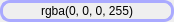
<?xml version="1.0" encoding="UTF-8"?>
<ui version="4.0">
 <class>FreeRotateBorderColor</class>
 <widget class="QWidget" name="FreeRotateBorderColor">
  <property name="geometry">
   <rect>
    <x>0</x>
    <y>0</y>
    <width>174</width>
    <height>22</height>
   </rect>
  </property>
  <property name="windowTitle">
   <string>Form</string>
  </property>
  <property name="styleSheet">
   <string notr="true">#FreeRotateBorderColor {
	border: 3px solid rgb(170, 170, 255);
	border-radius: 10px;
}

#pushButton {
	border-radius: 7px;
}

#pushButton:hover {
	background-color: rgb(64, 64, 64);
}</string>
  </property>
  <layout class="QVBoxLayout" name="verticalLayout">
   <property name="spacing">
    <number>0</number>
   </property>
   <property name="leftMargin">
    <number>3</number>
   </property>
   <property name="topMargin">
    <number>3</number>
   </property>
   <property name="rightMargin">
    <number>3</number>
   </property>
   <property name="bottomMargin">
    <number>3</number>
   </property>
   <item>
    <widget class="QPushButton" name="pushButton">
     <property name="sizePolicy">
      <sizepolicy hsizetype="Minimum" vsizetype="Minimum">
       <horstretch>0</horstretch>
       <verstretch>0</verstretch>
      </sizepolicy>
     </property>
     <property name="styleSheet">
      <string notr="true">background-color: rgba(0, 0, 0, 0);</string>
     </property>
     <property name="text">
      <string>rgba(0, 0, 0, 255)</string>
     </property>
    </widget>
   </item>
  </layout>
 </widget>
 <resources/>
 <connections/>
</ui>
